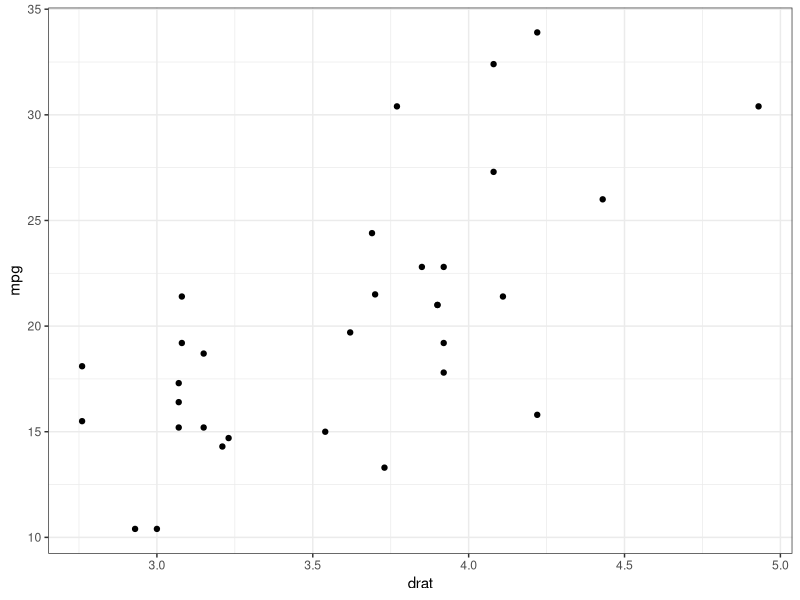
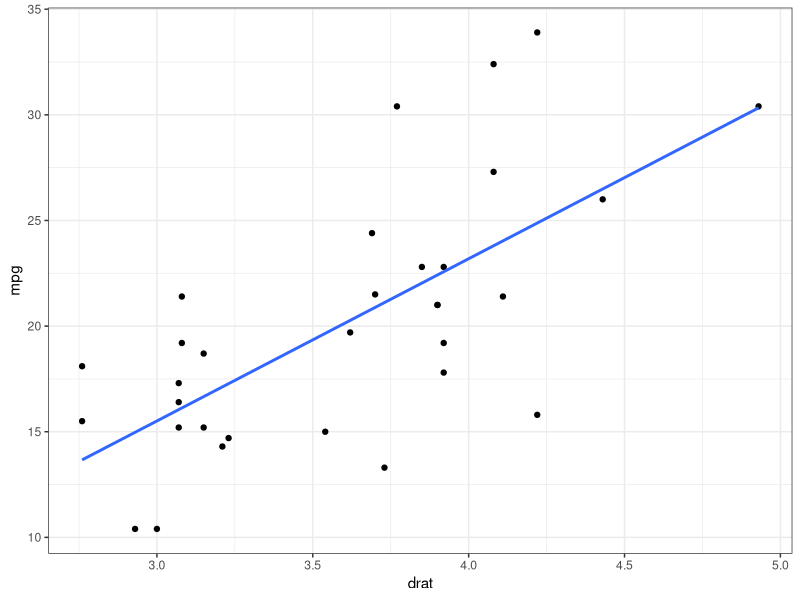
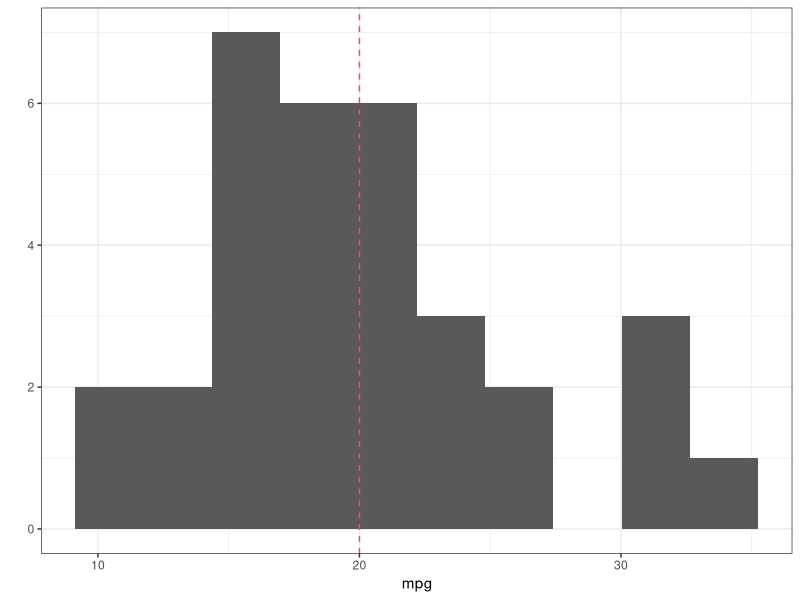
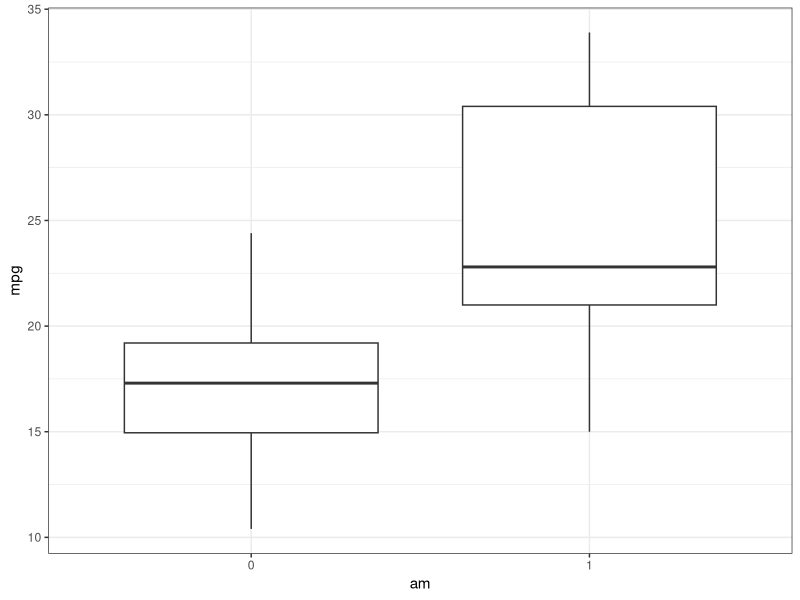
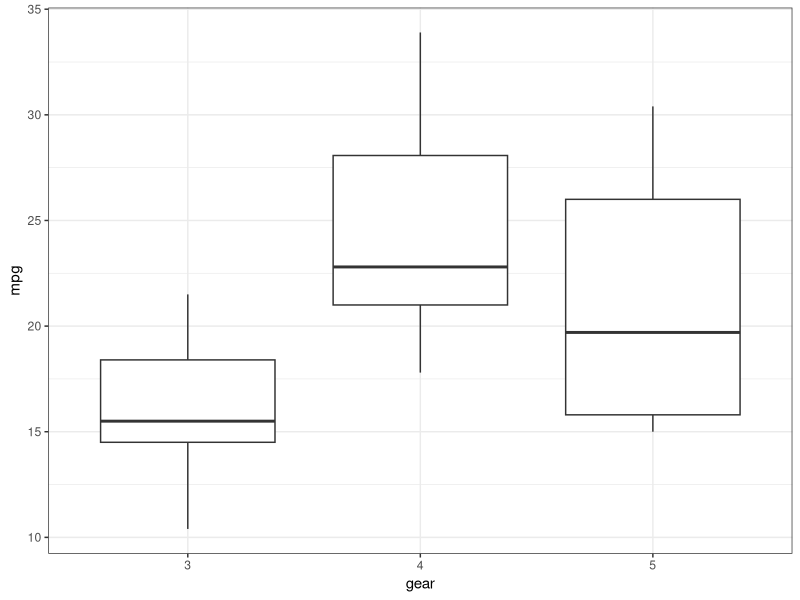

Recreate these plots in R, in order.
## ---- chunk 1
knitr::opts_chunk$set(echo = TRUE)
ggplot2::theme_set(ggplot2::theme_bw() + ggplot2::theme(strip.background = ggplot2::element_rect(fill = "white")))
library(ggplot2)
library(dplyr)
data("mtcars")
## ---- chunk 2
    qplot(x = drat, y = mpg, data = mtcars)
## ---- chunk 3
    qplot(x = drat, y = mpg, data = mtcars) +
      geom_smooth(method = "lm", se = FALSE)
## ---- chunk 4
mtcars %>%
  qplot(x = mpg, data = ., geom = "histogram", bins = 10) +
  geom_vline(xintercept = 20, lty = 2, col = 2)
## ---- chunk 5
## t-test p-value
t.test(mtcars$mpg, mu = 20)$p.value

## linear regression p-value
lmout <- lm(mpg - 20 ~ 1, data = mtcars)
coef(summary(lmout))[, "Pr(>|t|)"]
## ---- chunk 6
mtcars %>%
  mutate(am = as.factor(am)) %>%
  qplot(x = am, y = mpg, data = ., geom = "boxplot")
## ---- chunk 7
## t-test p-value
t.test(mpg ~ am, data = mtcars, var.equal = TRUE)$p.value

## linear regression p-value
lmout <- lm(mpg ~ am, data = mtcars)
coef(summary(lmout))["am", "Pr(>|t|)"]
## ---- chunk 8
mtcars %>%
  mutate(gear = as.factor(gear)) %>%
  qplot(y = mpg, x = gear, data = ., geom = "boxplot")
## ---- chunk 9
## F-test p-value from ANOVA
mtcars %>%
  mutate(gear = as.factor(gear)) %>%
  aov(mpg ~ gear, data = .) %>%
  anova()

## F-test p-value from linear model
mtcars %>%
  mutate(gear = as.factor(gear)) %>%
  model.matrix(~gear, data = .) %>%
  as_tibble() %>%
  mutate(mpg = mtcars$mpg) ->
  lmdat
head(lmdat)

lmout <- lm(mpg ~ 1 + gear4 + gear5, data = lmdat)
summary(lmout)
